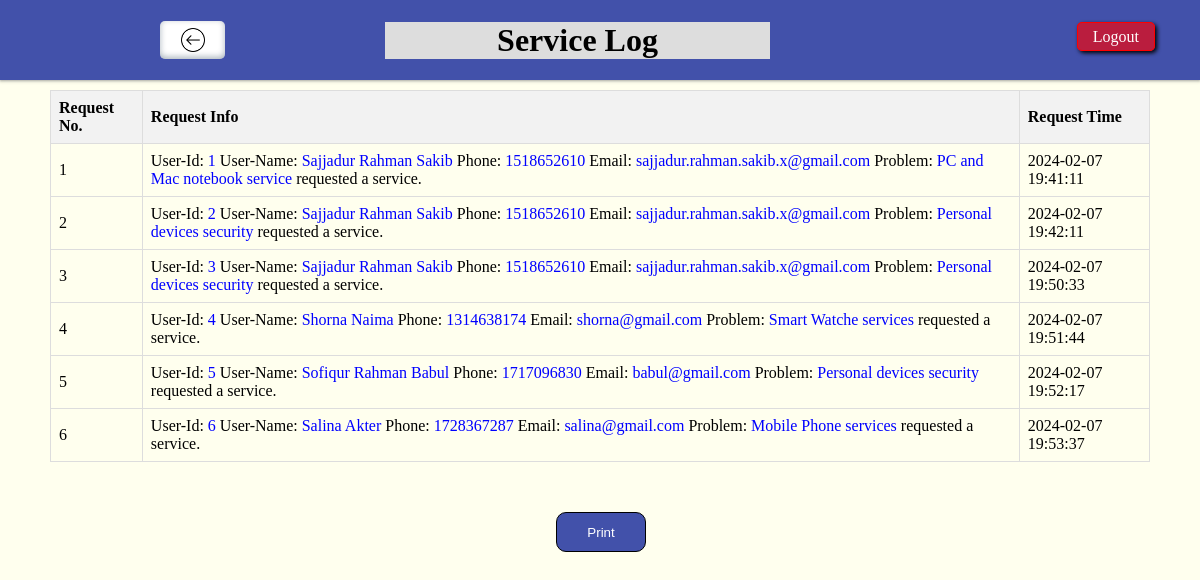
The app's page /admin/servicelog.php (signed in) with its own data.
### tables this page shows
CREATE TABLE `reservation` (
  `id` int(100) NOT NULL,
  `name` varchar(32) NOT NULL,
  `address` varchar(50) NOT NULL,
  `phone` int(14) NOT NULL,
  `email` varchar(38) NOT NULL,
  `problem` varchar(100) NOT NULL,
  `description` varchar(500) NOT NULL,
  `submission_time` timestamp NOT NULL DEFAULT current_timestamp(),
  `tracking` varchar(20) DEFAULT NULL
);

### admin/servicelog.php (the view, shortened to what this page needs)
<!DOCTYPE html>
<html lang="en">
<head>
    <link rel="stylesheet" href="servicelog.css">
</head>
<body>
    <div class="contaner">
        <div class="navbar item">
            <div class="blank">
                <a href="./admin.php" class="backbtn"></a>
            </div>
            <h1>Service Log</h1>
            <div class="logout">
                <a href="">Logout</a>
            </div>
        </div>
        <div class="content item">
            <table>
                <thead>
                    <tr>
                        <th>Request No.</th>
                        <th>Request Info</th>
                        <th>Request Time</th>
                    </tr>
                </thead>
                <tbody>
                    <?php
                        include 'config.php';
                        $sql = "SELECT * FROM reservation";
                        $result = mysqli_query($conn, $sql);
                        $no = 1;
                        while ($row = mysqli_fetch_assoc($result)) {
                            echo '<tr>
                            <td>' . $no . '</td>
                            <td>
                                <p>User-Id: <span style="color: blue;">' . $row['id'] . '</span>
                                User-Name: <span style="color: blue;"> ' . $row['name'] . '</span>
                                Phone: <span style="color: blue;"> ' . $row['phone'] . '</span>
                                Email: <span style="color: blue;"> ' . $row['email'] . '</span>
                                Problem: <span style="color: blue;"> ' . $row['problem'] . '</span> requested a service.
                                </p>
                            </td>
                            <td>' . $row['submission_time'] . '</td>
                        </tr>';
                            $no++;
                        }
                    ?>
                </tbody>
            </table>
            <div style="width: 8%; /* Adjust width as needed */
                margin: 50px auto;">
                <form action="<?php $_SERVER['PHP_SELF']?>" method="POST">
                    <input style = "width: 90px;
                    height: 40px;
                     padding: 2px;
                      background-color: #4251aa;
                      color: #fff;
                       border-radius: 10px;
                       border: 1px solid black;" name="submit" type="submit" value="Print" class="printbtn">
                </form>
            </div>
        </div>
    </div>
</body>
</html>

### admin/servicelog.css (style rules this page uses)
* { margin: 0px; padding: 0px; }
html, body { min-height:100%; width: 100%; margin: 0; padding: 0; overflow: auto; background-color: #ffffee; }
.navbar { width: 100%; order: 1; height: 80px; display: flex; justify-content: space-evenly; align-items: center; background-image: radial-gradient( circle farthest-corner at 10% 20%, #4251aa 42%, #4251aa 93.6% ); box-shadow: rgba(60, 64, 67, 0.3) 0px 1px 2px 0px, rgba(60, 64, 67, 0.15) 0px 1px 3px 1px; }
.navbar h1 { order: 1; width: calc(100%/3); text-align: center; background-color: #ddd; }
.blank { width: calc(100%/3); height: 60px; display: flex; justify-content: center; align-items: center; }
.blank a { border: 1px soid blue; }
.logout { order: 2; height: 25px; width: calc(100%/3); text-align: right; padding-right: 45px; }
.logout a { height: 20px; width: 100px; padding: 5px 15px; border: 1px solid red; background-color: rgba(255, 0, 0, 0.636); color: white; text-decoration: none; border-radius: 5px; box-shadow: 2px 2px 4px black; transition: all 0.2s ease-in-out; }
.content { width: 100vw; height: 100%; box-sizing: border-box; order: 2; height: 100vh; padding: 10px 50px; }
table { border-collapse: collapse; width: 100%; }
th, td { border: 1px solid #ddd; padding: 8px; text-align: left; }
th { background-color: #f2f2f2; }
.backbtn { height: 38px; width: 65px; border-radius: 5px; border: none; background-color: #ffffff; box-shadow: rgba(50, 50, 93, 0.25) 0px 50px 100px -20px, rgba(0, 0, 0, 0.3) 0px 30px 60px -30px, rgba(10, 37, 64, 0.35) 0px -2px 6px 0px inset; transition: background-color 0.3s, color 0.3s; background-image: url('./images/back.png'); object-fit: cover; background-size: 40%; background-position: center; background-repeat: no-repeat; }

### records on screen
reservation: id "1", name "Sajjadur Rahman Sakib", phone "1518652610", email "sajjadur.rahman.sakib.x@gmail.com", problem "PC and Mac notebook service", submission_time "2024-02-07 19:41:11"
reservation: id "2", name "Sajjadur Rahman Sakib", phone "1518652610", email "sajjadur.rahman.sakib.x@gmail.com", problem "Personal devices security", submission_time "2024-02-07 19:42:11"
reservation: id "3", name "Sajjadur Rahman Sakib", phone "1518652610", email "sajjadur.rahman.sakib.x@gmail.com", problem "Personal devices security", submission_time "2024-02-07 19:50:33"
reservation: id "4", name "Shorna Naima", phone "1314638174", email "shorna@gmail.com", problem "Smart Watche services", submission_time "2024-02-07 19:51:44"
reservation: id "5", name "Sofiqur Rahman Babul", phone "1717096830", email "babul@gmail.com", problem "Personal devices security", submission_time "2024-02-07 19:52:17"
reservation: id "6", name "Salina Akter", phone "1728367287", email "salina@gmail.com", problem "Mobile Phone services", submission_time "2024-02-07 19:53:37"
